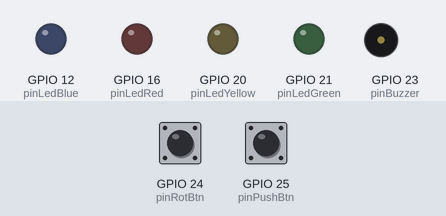
This program was run on a simulated Raspberry Pi (BCM pin numbers). On the bench: output pins drawn as LEDs (lit = HIGH), buzzer (waves = sounding, pin HIGH). Inputs (shaded band) come from the test bench; at power-on: GPIO 24 (pinRotBtn) LOW, GPIO 25 (pinPushBtn) LOW. The desktop window is not drawn, its controls go by their first labels and the mouse button is held 0.15 s.

Above: at 1.2 s.
1.3 s: GPIO 24 (pinRotBtn) pulled HIGH for 0.15 s
At 2.4 s:
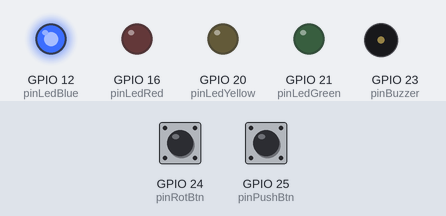
2.9 s: GPIO 24 (pinRotBtn) pulled HIGH for 1 s
At 3.6 s:
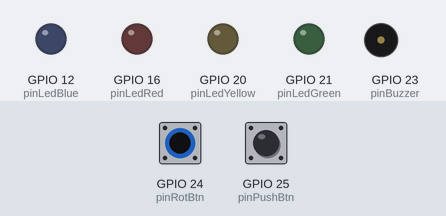
5.4 s: GPIO 24 (pinRotBtn) pulled HIGH for 3.2 s
At 6.7 s:
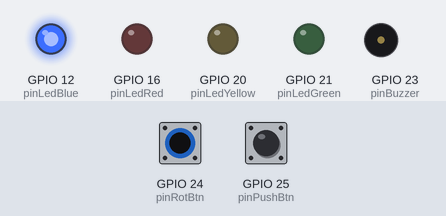
Timing chart, 0 to 8.4 s (numbered marks = the images above; inputs shaded):
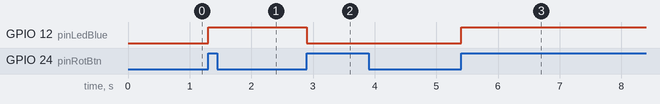

Measured:
- after the input at 1.3 s, GPIO 12 (pinLedBlue): LOW → HIGH at once
- after the input at 2.9 s, GPIO 12 (pinLedBlue): HIGH → LOW at once
- after the input at 5.4 s, GPIO 12 (pinLedBlue): LOW → HIGH at once

The program:

Oef7.2.py
```python
#############################################################
##  Wesley Vercoutere                                      ##
##  CVO Focus                                              ##
##  Deel 1: Basis programmeren in Python met RaspberryPi   ##
##  Les 9 - Oef 7.2                                        ##
#############################################################

'''
7-2) Schrijf een programma dat een led vanop 4 plaatsen kan aansturen,
    zowel met 4 GPIO drukknoppen als met 4 GUI knoppen.
'''

from tkinter import Tk, Label, Button

try:
    import RPi.GPIO as GPIO
except:
    # from dummygpio.DummyGPIO import DummyGPIO
    # GPIO = DummyGPIO(True)
    print("No Raspberry Pi found")


root = Tk()
root.title('Les 9 - Oef 7.2')
root.geometry('800x400')

# GPIO general
GPIO.setwarnings(False)
GPIO.setmode(GPIO.BCM)

# Inputs
pinPushBtn = 25
pinRotBtn = 24
pinRotA = 26
pinRotB = 19
pinPir = 5

inputs = (pinPushBtn, pinRotBtn, pinRotA, pinRotB, pinPir)

GPIO.setup(inputs, GPIO.IN, pull_up_down=GPIO.PUD_DOWN)


# Outputs
pinLedBlue = 12
pinLedRed = 16
pinLedYellow = 20
pinLedGreen = 21
pinBuzzer = 23

outputs = (pinLedBlue, pinLedRed, pinLedYellow, pinLedGreen, pinBuzzer)
leds = (pinLedBlue, pinLedRed, pinLedYellow, pinLedGreen)

GPIO.setup(outputs, GPIO.OUT, initial=GPIO.LOW)


# Program variables
ledStatus = False

def update_led():
    GPIO.output(pinLedBlue, ledStatus)

# Callbacks
def toggle_status(channel):
    global ledStatus
    ledStatus = not ledStatus

    update_led()

GPIO.add_event_detect(pinPushBtn, GPIO.RISING, callback=toggle_status, bouncetime=50)
GPIO.add_event_detect(pinRotBtn, GPIO.RISING, callback=toggle_status, bouncetime=100)

# GUI
#btn = Button(root, text="Toggle led", command = lambda channel=1: toggle_status(channel), padx=10, pady=10)
#btn.grid(row=0, column=1, padx=10, pady=10)

for i in range(4):
    btn = Button(root, text="Toggle led", command = lambda: toggle_status(i), padx=10, pady=10)
    btn.grid(row=0, column=i, padx=10, pady=10)


while True:
    root.update()
```
